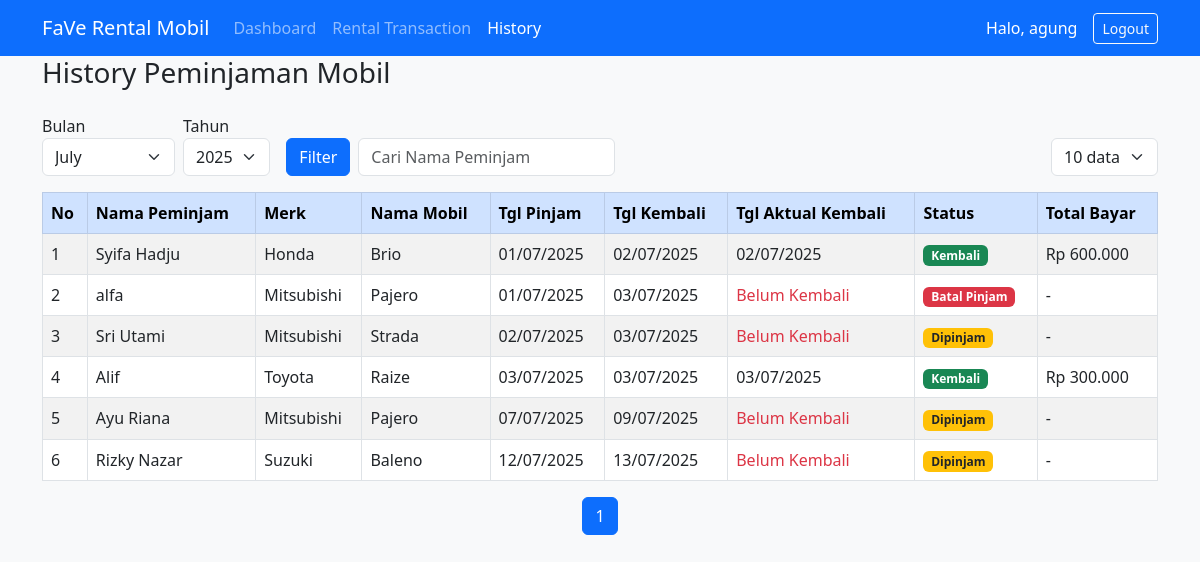
Screenshot of /history.php (signed in) with the database file from the repository.
### tables this page shows
CREATE TABLE `history_transactions` (
  `id` int(11) NOT NULL,
  `nama_peminjam` varchar(100) NOT NULL,
  `no_hp` varchar(20) NOT NULL,
  `alamat` varchar(255) NOT NULL,
  `merk` varchar(100) NOT NULL,
  `nama` varchar(100) NOT NULL,
  `tanggal_pinjam` date NOT NULL,
  `tanggal_kembali` date NOT NULL,
  `tanggal_aktual_kembali` date DEFAULT NULL,
  `status_peminjaman` enum('dipinjam','kembali','batal') NOT NULL DEFAULT 'dipinjam',
  `created_at` timestamp NOT NULL DEFAULT current_timestamp()
);

### history.php (the view, shortened to what this page needs)
<?php
require 'config.php';
$bulan = isset($_GET['bulan']) ? (int)$_GET['bulan'] : (int)date('m');
$tahun = isset($_GET['tahun']) ? (int)$_GET['tahun'] : (int)date('Y');
$fromDate = sprintf('%04d-%02d-01', $tahun, $bulan);
$toDate = date('Y-m-t', strtotime($fromDate));
$perPage = isset($_GET['perPage']) ? (int)$_GET['perPage'] : 10;
$page = isset($_GET['page']) ? (int)$_GET['page'] : 1;
$start = ($page - 1) * $perPage;
$filter_nama = isset($_GET['nama_peminjam']) ? trim($_GET['nama_peminjam']) : '';
$where = "WHERE h.tanggal_pinjam BETWEEN :fromDate AND :toDate";
$params = [
    ':fromDate' => $fromDate,
    ':toDate' => $toDate
];
$total_sql = "SELECT COUNT(*) FROM history_transactions h $where";
$total_stmt = $pdo->prepare($total_sql);
$total_stmt->execute($params);
$total = $total_stmt->fetchColumn();
$total_pages = ceil($total / $perPage);
$data_sql = "SELECT h.*, p.price
    FROM history_transactions h
    INNER JOIN products p
        ON h.merk = p.merk AND h.nama = p.name
    $where
    GROUP BY h.id
    ORDER BY h.tanggal_pinjam ASC LIMIT :start, :perPage";
$data_stmt = $pdo->prepare($data_sql);
foreach ($params as $key => $val) {
    $data_stmt->bindValue($key, $val);
}
$data_stmt->bindValue(':start', $start, PDO::PARAM_INT);
$data_stmt->bindValue(':perPage', $perPage, PDO::PARAM_INT);
$data_stmt->execute();
$rows = $data_stmt->fetchAll(PDO::FETCH_ASSOC);
?>
<!DOCTYPE html>
<html>
<head>
    <link href="https://cdn.jsdelivr.net/npm/bootstrap@5.3.0/dist/css/bootstrap.min.css" rel="stylesheet">
</head>
<body class="bg-light">
<nav class="navbar navbar-expand-lg navbar-dark bg-primary">
    <div class="container">
        <a class="navbar-brand" href="#">FaVe Rental Mobil</a>
        <?php
                $range_stmt = $pdo->prepare("SELECT level FROM users WHERE username = :user");
                $range_stmt->execute(['user' => $_SESSION['user']]);
                $range = $range_stmt->fetch(PDO::FETCH_ASSOC);
                $level = $range['level'];
            if ($level == "admin") {
                ?>
                <div class="collapse navbar-collapse" id="navbarNav">
                <ul class="navbar-nav me-auto">
                <li class="nav-item"><a class="nav-link" href="dashboard.php">Dashboard</a></li>
                <li class="nav-item"><a class="nav-link" href="product.php">Register Product</a></li>
                <li class="nav-item"><a class="nav-link<?php if(basename($_SERVER['PHP_SELF']) == 'transaction.php') echo ' active'; ?>" href="transaction.php">Rental Transaction</a></li>
                <li class="nav-item"><a class="nav-link<?php if(basename($_SERVER['PHP_SELF']) == 'history.php') echo ' active'; ?>" href="history.php">History</a></li>
                <li class="nav-item"><a class="nav-link<?php if(basename($_SERVER['PHP_SELF']) == 'register_staf.php') echo ' active'; ?>" href="register_staf.php">Register Staff</a></li>
            </ul>
            <span class="navbar-text text-white me-3">
                Halo, <?php echo htmlspecialchars($_SESSION['user']); ?>
            </span>
            <a href="logout.php" class="btn btn-outline-light btn-sm">Logout</a>
        </div>
                <?php
            } else {
                ?>
                <div class="collapse navbar-collapse" id="navbarNav">
                <ul class="navbar-nav me-auto">
                <li class="nav-item"><a class="nav-link" href="dashboard.php">Dashboard</a></li>
                <li class="nav-item"><a class="nav-link<?php if(basename($_SERVER['PHP_SELF']) == 'transaction.php') echo ' active'; ?>" href="transaction.php">Rental Transaction</a></li>
                <li class="nav-item"><a class="nav-link<?php if(basename($_SERVER['PHP_SELF']) == 'history.php') echo ' active'; ?>" href="history.php">History</a></li>
            </ul>
            <span class="navbar-text text-white me-3">
                Halo, <?php echo htmlspecialchars($_SESSION['user']); ?>
            </span>
            <a href="logout.php" class="btn btn-outline-light btn-sm">Logout</a>
        </div>
                <?php
            }
        ?>
    </div>
</nav>
<div class="container">
    <h3 class="mb-4">History Peminjaman Mobil</h3>
    <form class="row g-2 mb-3 align-items-end" method="get">
        <div class="col-auto">
            <label class="form-label mb-0">Bulan</label>
            <select name="bulan" class="form-select">
                <?php
                for ($i = 1; $i <= 12; $i++) {
                    $selected = $i == $bulan ? 'selected' : '';
                    echo "<option value=\"$i\" $selected>" . date('F', mktime(0,0,0,$i,1)) . "</option>";
                }
                ?>
            </select>
        </div>
        <div class="col-auto">
            <label class="form-label mb-0">Tahun</label>
            <select name="tahun" class="form-select">
                <?php
                $yearNow = date('Y');
                for ($y = $yearNow - 5; $y <= $yearNow + 2; $y++) {
                    $selected = $y == $tahun ? 'selected' : '';
                    echo "<option value=\"$y\" $selected>$y</option>";
                }
                ?>
            </select>
        </div>
        <div class="col-auto">
            <label class="form-label mb-0">&nbsp;</label>
            <button type="submit" class="btn btn-primary">Filter</button>
        </div>
        <div class="col-auto">
            <input type="text" name="nama_peminjam" class="form-control" placeholder="Cari Nama Peminjam" value="<?php echo htmlspecialchars($filter_nama); ?>">
        </div>
        <div class="col-auto ms-auto">
            <select name="perPage" class="form-select w-auto" onchange="this.form.submit()">
                <?php foreach ([5,10,20,50] as $opt): ?>
                    <option value="<?php echo $opt; ?>" <?php if ($perPage == $opt) echo 'selected'; ?>><?php echo $opt; ?> data</option>
                <?php endforeach; ?>
            </select>
        </div>
    </form>
    <div class="table-responsive">
        <table class="table table-bordered table-striped align-middle">
            <thead class="table-primary">
                <tr>
                    <th>No</th>
                    <th>Nama Peminjam</th>
                    <th>Merk</th>
                    <th>Nama Mobil</th>
                    <th>Tgl Pinjam</th>
                    <th>Tgl Kembali</th>
                    <th>Tgl Aktual Kembali</th>
                    <th>Status</th>
                    <th>Total Bayar</th>
                </tr>
            </thead>
            <tbody>
                <?php if (count($rows) > 0): $no = $start + 1; ?>
                    <?php foreach ($rows as $row): ?>
                        <tr>
                            <td><?php echo $no++; ?></td>
                            <td><?php echo htmlspecialchars($row['nama_peminjam']); ?></td>
                            <td><?php echo htmlspecialchars($row['merk']); ?></td>
                            <td><?php echo htmlspecialchars($row['nama']); ?></td>
                            <td><?php echo date('d/m/Y', strtotime($row['tanggal_pinjam'])); ?></td>
                            <td><?php echo date('d/m/Y', strtotime($row['tanggal_kembali'])); ?></td>
                            <td>
                                <?php echo $row['tanggal_aktual_kembali'] ? date('d/m/Y', strtotime($row['tanggal_aktual_kembali'])) : '<span class="text-danger">Belum Kembali</span>'; ?>
                            </td>
                            <td>
                                <?php
                                if ($row['status_peminjaman'] == 'kembali'): ?>
                                    <span class="badge bg-success">Kembali</span>
                                <?php elseif ($row['status_peminjaman'] == 'batal'): ?>
                                    <span class="badge bg-danger">Batal Pinjam</span>
                                <?php else: ?>
                                    <span class="badge bg-warning text-dark">Dipinjam</span>
                                <?php endif; ?>
                            </td>
                            <td>
                                <?php
                                if ($row['tanggal_aktual_kembali']) {
                                    $tgl_pinjam = new DateTime($row['tanggal_pinjam']);
                                    $tgl_kembali = new DateTime($row['tanggal_aktual_kembali']);
                                    $lama_pinjam = $tgl_pinjam->diff($tgl_kembali)->days + 1;
                                    $harga = isset($row['price']) ? $row['price'] : 0;
                                    echo 'Rp ' . number_format($lama_pinjam * $harga, 0, ',', '.');
                                } else {
                                    echo '-';
                                }
                                ?>
                            </td>
                        </tr>
                    <?php endforeach; ?>
                <?php else: ?>
                    <tr>
                        <td colspan="9" class="text-center text-muted">Tidak ada data history.</td>
                    </tr>
                <?php endif; ?>
            </tbody>
        </table>
    </div>
    <nav>
        <ul class="pagination justify-content-center">
            <?php for ($i = 1; $i <= $total_pages; $i++): ?>
                <li class="page-item<?php if ($i == $page) echo ' active'; ?>">
                    <a class="page-link" href="?page=<?php echo $i; ?>&perPage=<?php echo $perPage; ?>&bulan=<?php echo $bulan; ?>&tahun=<?php echo $tahun; ?><?php if($filter_nama) echo '&nama_peminjam='.urlencode($filter_nama); ?>"><?php echo $i; ?></a>
                </li>
            <?php endfor; ?>
        </ul>
    </nav>
</div>
</body>
</html>

### rows the page displays
history_transactions: nama_peminjam "Syifa Hadju", merk "Honda", nama "Brio", tanggal_pinjam "01/07/2025", tanggal_kembali "02/07/2025", tanggal_aktual_kembali "02/07/2025", status_peminjaman "Kembali", harga "600.000"
history_transactions: nama_peminjam "alfa", merk "Mitsubishi", nama "Pajero", tanggal_pinjam "01/07/2025", tanggal_kembali "03/07/2025", shows "Belum Kembali", status_peminjaman "Batal Pinjam"
history_transactions: nama_peminjam "Sri Utami", merk "Mitsubishi", nama "Strada", tanggal_pinjam "02/07/2025", tanggal_kembali "03/07/2025", shows "Belum Kembali", status_peminjaman "Dipinjam"
history_transactions: nama_peminjam "Alif", merk "Toyota", nama "Raize", tanggal_pinjam "03/07/2025", tanggal_kembali "03/07/2025", tanggal_aktual_kembali "03/07/2025", status_peminjaman "Kembali", harga "300.000"
history_transactions: nama_peminjam "Ayu Riana", merk "Mitsubishi", nama "Pajero", tanggal_pinjam "07/07/2025", tanggal_kembali "09/07/2025", shows "Belum Kembali", status_peminjaman "Dipinjam"
history_transactions: nama_peminjam "Rizky Nazar", merk "Suzuki", nama "Baleno", tanggal_pinjam "12/07/2025", tanggal_kembali "13/07/2025", shows "Belum Kembali", status_peminjaman "Dipinjam"

### other values shown
$_SESSION['user'] "agung"
form field bulan "July"
form field tahun "2025"
form field perPage "10 data"
